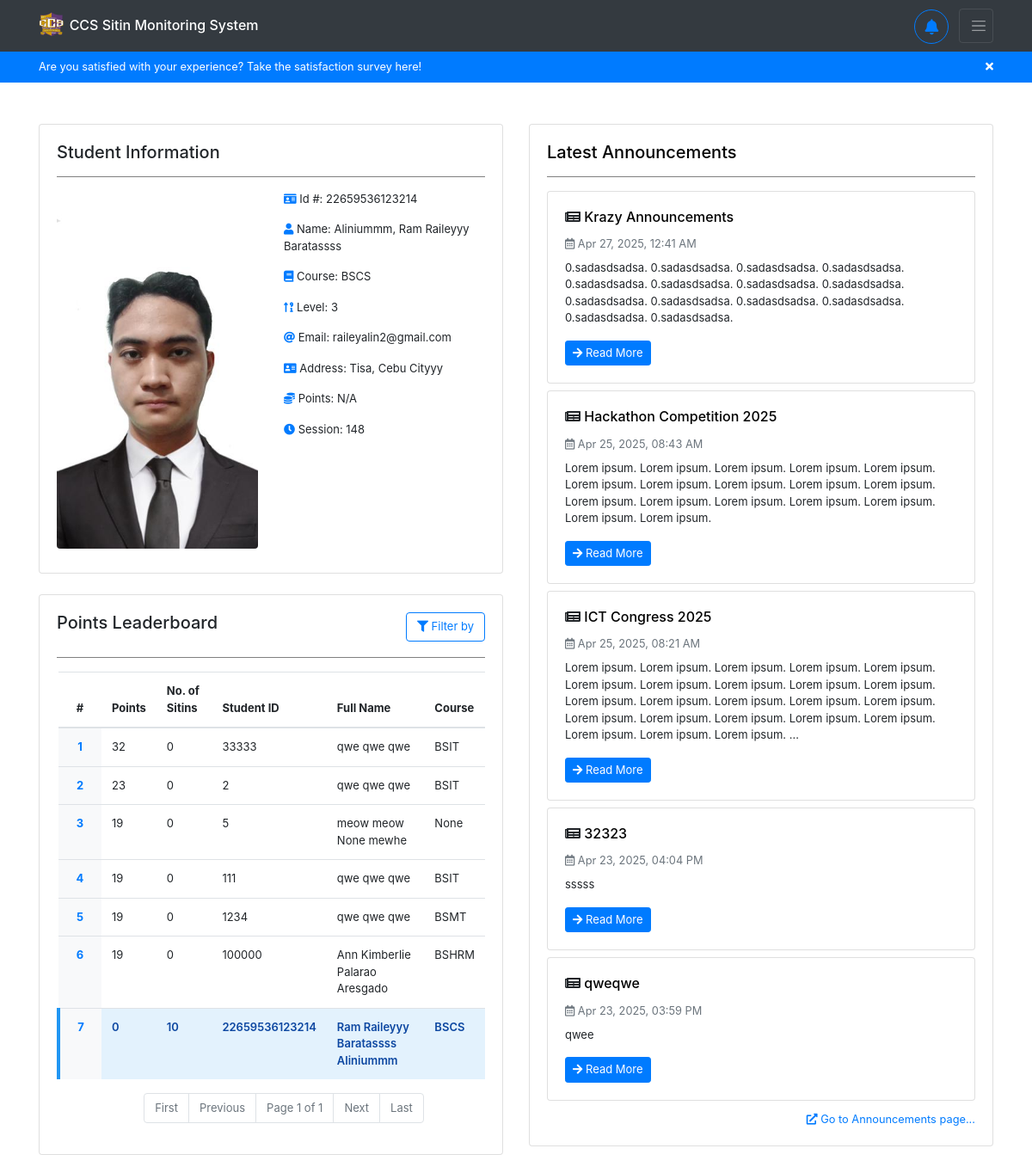
/home/ (signed in, upper part), run on an earlier commit of the app's database.
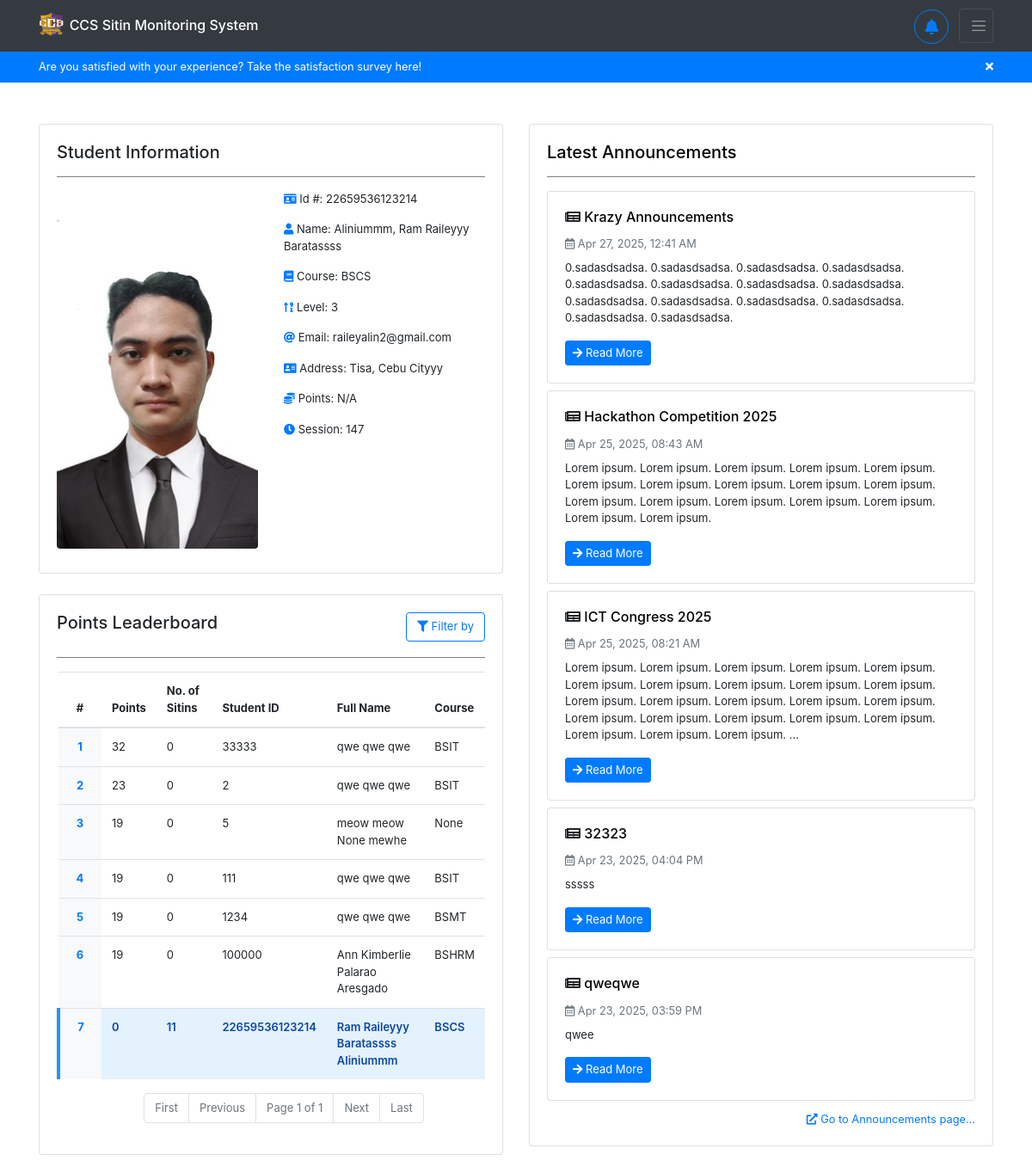
And on a later commit of the database.
### backend/models.py (models this page shows, shortened)
class Registration(models.Model):
    idno = models.IntegerField(primary_key=True)
    lastname = models.CharField(max_length=80, null=True, blank=True)
    firstname = models.CharField(max_length=80, null=True, blank=True)
    middlename = models.CharField(max_length=80, null=True, blank=True)
    course = models.CharField(max_length=80, choices=COURSE_CHOICES, null=True, blank=True)
    level = models.IntegerField(null=True, choices=LEVEL_CHOICES, blank=True)
    email = models.EmailField(max_length=80, null=True, blank=True)
    address = models.CharField(max_length=255, null=True, blank=True)
    sessions = models.IntegerField(default=30, null=True, blank=True)
    points = models.IntegerField(default=0, null=True, blank=True)
    sitins_count = models.IntegerField(default=0, null=True, blank=True)
    profilepicture_og = models.ImageField(upload_to="profiles/", default="profiles/default.jpg", blank=True, null=True)
    profilepicture_lg = models.ImageField(upload_to="profiles/", default="profiles/default_lg.jpg", blank=True, null=True)
    profilepicture_md = models.ImageField(upload_to="profiles/", default="profiles/default_md.jpg", blank=True, null=True)
    profilepicture_sm = models.ImageField(upload_to="profiles/", default="profiles/default_sm.jpg", blank=True, null=True)
    study_load = models.ImageField(upload_to="schedules/", blank=True, null=True)
    profiledescription = models.TextField(blank=True, null=True)
    username = models.OneToOneField(User, on_delete=models.CASCADE)

### backend/views.py (the view)
# urls.py: path('home/', views.home, name='user-home'),
@login_required
def home(request):
    if request.user.is_authenticated:
        reg = Registration.objects.get(username=request.user)
        announcements = Announcement.objects.all().order_by('-date')[:5]
        students_leaderboard = Registration.objects.all().select_related('username').order_by('-points', '-sitins_count')
        is_top_performing = request.GET.get('is_top_performing')
        if is_top_performing == 'False':
            students_leaderboard = students_leaderboard.order_by('-sitins_count', '-points')
        paginator = Paginator(students_leaderboard, 10)
        page_number = request.GET.get('page')
        page_obj = paginator.get_page(page_number)
        return render(request, 'backend/pages/home.html', context={ 'registration': reg, 'announcements': announcements, 'students_leaderboard': page_obj })
    return redirect('/')

### backend/templatetags/custom_filters.py (called while the page is built)
@register.filter
def time_ago(value):
    if not value:
        return ""
    now = timezone.localtime(timezone.now())
    value = timezone.localtime(value)
    diff = now - value
    seconds = diff.total_seconds()
    if seconds < 60:
        return f"{int(seconds)} seconds ago"
    elif seconds < 3600:
        minutes = int(seconds / 60)
        return f"{minutes} minute{'s' if minutes != 1 else ''} ago"
    elif seconds < 86400:
        hours = int(seconds / 3600)
        return f"{hours} hour{'s' if hours != 1 else ''} ago"
    else:
        return value.strftime("%b %d, %Y, %I:%M %p ")  # Fallback to date if > 1 day

### backend/templates/backend/pages/home.html (shortened to what the changed rows need)
{% extends 'backend/base.html' %}
{% load static %}
{% load custom_filters %}
{% block content %}
<div class="container mt-5" id="home-container">
    <div class="row">
        <div class="col-lg-6 col-md-12">
            <div class="row">
                <div class="col-12 mb-4">
                    <div class="card">
                        <div class="card-body student-info-card">
                            <div class="row">
                                <div class="col-md-6 col-12 mb-2 d-flex justify-content-center">
                                    <div>
                                        <img
                                        src="{% if registration.profilepicture_md and registration.profilepicture_md.url %}{{ registration.profilepicture_md.url }}{% else %}{% static 'backend/images/default-avatar.jpg' %}{% endif %}"
                                        alt="profile picture" class="img-fluid rounded" />
                                    </div>
                                </div>
                                <div class="col-md-6 col-12">
                                    <p>
                                        <i class="fas fa-id-card"></i> Id #: {% if registration.idno%}{{ registration.idno }}{% else %}N/A{% endif %}
                                    </p>
                                    <p>
                                        <i class="fas fa-user"></i> Name:
                                        {% if registration.lastname or registration.firstname or registration.middlename %}
                                            {{ registration.lastname|default:'' }}{% if registration.lastname and registration.firstname %}, {% endif %}
                                            {{ registration.firstname|default:'' }}
                                            {{ registration.middlename|default:'' }}
                                        {% else %}
                                            N/A
                                        {% endif %}
                                    </p>
                                    <p>
                                        <i class="fas fa-book"></i> Course: {% if registration.course %}{{ registration.course }}{% else%}N/A{% endif %}
                                    </p>
                                    <p>
                                        <i class="fas fa-sort-numeric-up-alt"></i> Level: {% if registration.level %}{{ registration.level }}{% else %}N/A{%endif %}
                                    </p>
                                    <p>
                                        <i class="fas fa-at"></i> Email: {% if registration.email%}{{ registration.email }}{% else %}N/A{% endif %}
                                    </p>
                                    <p>
                                        <i class="fas fa-address-card"></i> Address: {% if registration.address %}{{ registration.address }}{% else%}N/A{% endif %}
                                    </p>
                                    <p>
                                        <i class="fas fa-coins"></i> Points: {% if registration.points %}{{ registration.points }}{% else %}N/A{% endif %}
                                    </p>
                                    <p>
                                        <i class="fas fa-clock"></i> Session: {% if registration.sessions %}{{ registration.sessions }}{% else%}N/A{% endif %}
                                    </p>
                                </div>
                            </div>
                        </div>
                    </div>
                </div>
                <div class="col-12 mb-4">
                    <div class="card shadow">
                        <div class="card-body">
                            <div class="table-responsive">
                                <table class="table">
                                    <thead>
                                        <tr>
                                            <th class="text-center" style="width: 50px;">#</th>
                                            <th>Points</th>
                                            <th>No. of Sitins</th>
                                            <th>Student ID</th>
                                            <th>Full Name</th>
                                            <th>Course</th>
                                        </tr>
                                    </thead>
                                    <tbody>
                                        {% for user in students_leaderboard %}
                                        <tr
                                            {% if request.user.id == user.username.id %}
                                            class="highlight"
                                            {% endif %}
                                            >
                                            <td class="text-center font-weight-bold text-primary" style="background-color: #f8f9fa;">{{ forloop.counter }}</td>
                                            <td>{{ user.points }}</td>
                                            <td>{{ user.sitins_count }}</td>
                                            <td>{{ user.idno }}</td>
                                            <td>{{ user.firstname }} {{ user.middlename }} {{ user.lastname }}</td>
                                            <td>{{ user.course }}</td>
                                        </tr>
                                        {% empty %}
                                        <tr>
                                            <td colspan="6" class="text-center text-muted">No leaderboard data available</td>
                                        </tr>
                                        {% endfor %}
                                    </tbody>
                                </table>
                            </div>
                        </div>
                    </div>
                </div>
            </div>
        </div>
    </div>
</div>
{% endblock %}

What changed in the data, as far as the page shows it:
changed Registration "Ram Raileyyy": sessions "148" → "147"; sitins_count "10" → "11"
